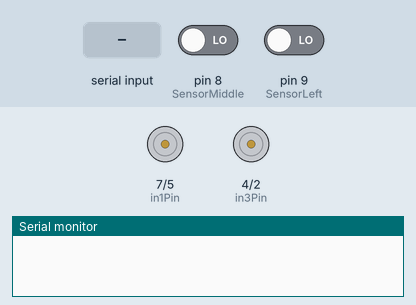
This sketch was run on a simulated Arduino Uno, built with avr-gcc and run on an emulated ATmega328P. Shown: motor-driver pin pairs drawn as motors (green arrow = first pin HIGH = forward, orange = second pin HIGH = backward, longer = more drive, scaled by the enable pin), the last lines printed to the serial monitor. The test bench sets the inputs (shaded band); at power-on: pin 8 (SensorMiddle) LOW, pin 9 (SensorLeft) LOW.

Above: at 1.2 s.
1.3 s: "F" received over the second serial link
At 2.2 s:
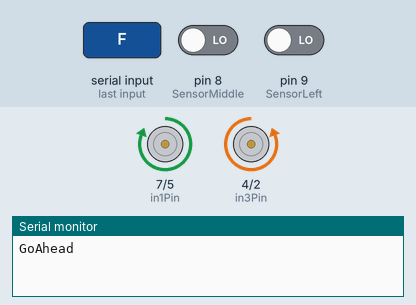
2.8 s: "B" received over the second serial link
At 3.4 s:
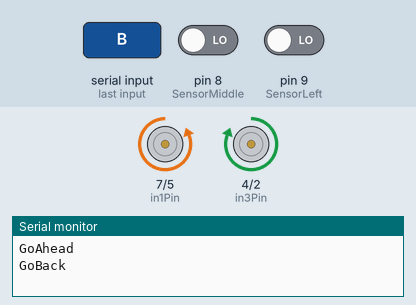
4.3 s: "L" received over the second serial link
At 5.5 s:
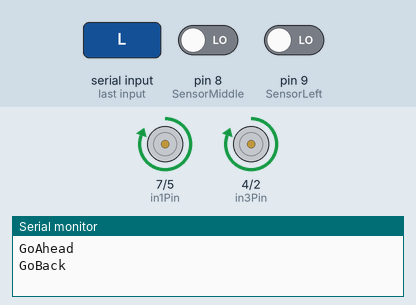
5.8 s: "R" received over the second serial link
At 6.9 s:
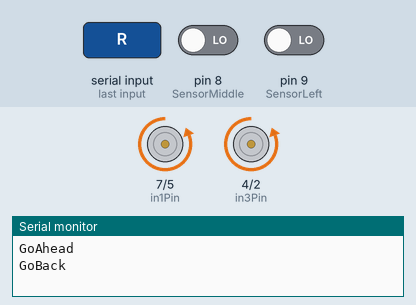
7.3 s: "X" received over the second serial link
At 8.0 s:
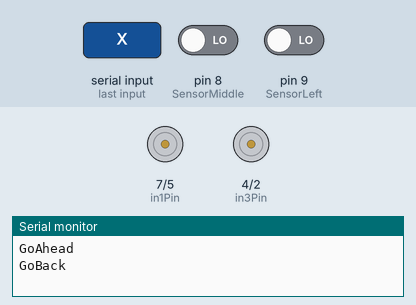
8.8 s: "W" received over the second serial link
At 9.4 s:
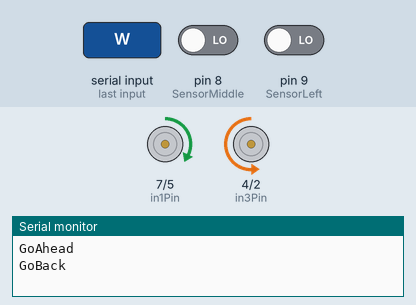
Timing chart, 0 to 11.3 s (numbered marks = the images above; inputs shaded):
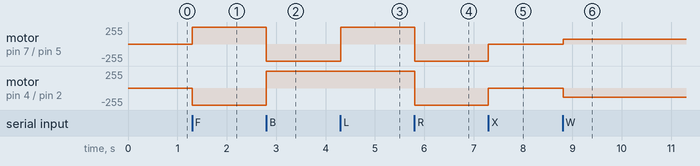

The sketch:

track_line.ino
```cpp
#include <SoftwareSerial.h>
SoftwareSerial hcSerial(10, 11);  // RX11 - TX10
//1-DenDo, 2-DoDen, 3-DoDen, 4-DenDo

// Connect Moto shield L298N to the sensor shield V 5.0
const int enAPin = 6;  // (V5) pin 6 - ENA (L298N)
const int in1Pin = 7;  // (V5) pin 7 - IN1 (L298N)
const int in2Pin = 5;  // (V5) pin 5 - IN2 (L298N)
const int in3Pin = 4;  // (V5) pin 4 - IN3 (L298N)
const int in4Pin = 2;  // (V5) pin 2 - IN4 (L298N)
const int enBPin = 3;  // (V5) pin 3 - ENB (L298N)

const int SensorLeft = 9;    //Left sensor input (A9)
const int SensorMiddle = 8;  //Midd sensor input (A8)
const int SensorRight = 0;   //Right sensor input(A0)
int SL;                      //Status of Left line track sensor
int SM;                      //Status of Midd line track sensor
int SR;                      //Status of Righ line track sensor

bool BluetoothModeOn = true; //Set trang thai dieu khien
bool hideLine = false;

int signal1 = 0;
int signal2 = 0;
int command;          // bien luu trang thai Bluetooth
int speedCar = 255;   // toc do 50 - 255.
int speedTurn = 50;


void setup() {

  pinMode(enAPin, OUTPUT);
  pinMode(in1Pin, OUTPUT);
  pinMode(in2Pin, OUTPUT);
  pinMode(in3Pin, OUTPUT);
  pinMode(in4Pin, OUTPUT);
  pinMode(enBPin, OUTPUT);

  Serial.begin(9600);  //Init Serial port rate set to 9600

  hcSerial.begin(9600);  // software serial Arduino to HC-06 (9600 is default)

  pinMode(SensorLeft, INPUT);
  pinMode(SensorMiddle, INPUT);
  pinMode(SensorRight, INPUT);
}

void goAhead(int speedCarFunc) {
  Serial.println("GoAhead");
  digitalWrite(in1Pin, HIGH);
  digitalWrite(in2Pin, LOW);
  digitalWrite(in3Pin, LOW);
  digitalWrite(in4Pin, HIGH);

  analogWrite(enAPin, speedCarFunc);
  analogWrite(enBPin, speedCarFunc);
}

void goBack(int speedCarFunc) {
  Serial.println("GoBack");
  digitalWrite(in1Pin, LOW);
  digitalWrite(in2Pin, HIGH);
  digitalWrite(in3Pin, HIGH);
  digitalWrite(in4Pin, LOW);

  analogWrite(enAPin, speedCarFunc);
  analogWrite(enBPin, speedCarFunc);
}

void goRight(int speedCarFunc) {
  digitalWrite(in1Pin, LOW);
  digitalWrite(in2Pin, HIGH);
  digitalWrite(in3Pin, LOW);
  digitalWrite(in4Pin, HIGH);

  analogWrite(enAPin, speedCarFunc);
  analogWrite(enBPin, speedCarFunc);
}

void goLeft(int speedCarFunc) {
  digitalWrite(in1Pin, HIGH);
  digitalWrite(in2Pin, LOW);
  digitalWrite(in3Pin, HIGH);
  digitalWrite(in4Pin, LOW);

  analogWrite(enAPin, speedCarFunc);
  analogWrite(enBPin, speedCarFunc);
}


void goAheadRight(int speedCarFunc, int speedTurnFunc) {
  digitalWrite(in1Pin, HIGH);
  digitalWrite(in2Pin, LOW);
  digitalWrite(in3Pin, LOW);
  digitalWrite(in4Pin, HIGH);


  analogWrite(enAPin, speedTurnFunc);  //banh phai quay cham hon
  analogWrite(enBPin, speedCarFunc);
}

void goAheadLeft(int speedCarFunc, int speedTurnFunc) {
  digitalWrite(in1Pin, HIGH);
  digitalWrite(in2Pin, LOW);
  digitalWrite(in3Pin, LOW);
  digitalWrite(in4Pin, HIGH);


  analogWrite(enAPin, speedCarFunc);
  analogWrite(enBPin, speedTurnFunc);  //banh trai quay cham hon
}

void goBackRight(int speedCarFunc, int speedTurnFunc) {
  digitalWrite(in1Pin, LOW);
  digitalWrite(in2Pin, HIGH);
  digitalWrite(in3Pin, HIGH);
  digitalWrite(in4Pin, LOW);

  analogWrite(enAPin, speedTurnFunc);  //banh phai quay cham hon
  analogWrite(enBPin, speedCarFunc);
}

void goBackLeft(int speedCarFunc, int speedTurnFunc) {
  digitalWrite(in1Pin, LOW);
  digitalWrite(in2Pin, HIGH);
  digitalWrite(in3Pin, HIGH);
  digitalWrite(in4Pin, LOW);

  analogWrite(enAPin, speedCarFunc);
  analogWrite(enBPin, speedTurnFunc);  //banh trai quay cham hon
}

void stopRobot() {

  digitalWrite(in1Pin, LOW);
  digitalWrite(in2Pin, LOW);
  digitalWrite(in3Pin, LOW);
  digitalWrite(in4Pin, LOW);
  analogWrite(enAPin, 0);
  analogWrite(enBPin, 0);
}

void loop() {

  if (BluetoothModeOn && hcSerial.available() > 0) {
    speedCar = 255;
    speedTurn = 40;

    command = hcSerial.read();
    stopRobot();  //Initialize with motors stopped.
    hcSerial.println(command);

    switch (command) {
      case 'F': goAhead(speedCar); break;
      case 'B': goBack(speedCar); break;
      case 'L': goLeft(speedCar); break;
      case 'R': goRight(speedCar); break;
      case 'I': goAheadRight(speedCar,speedTurn); break;
      case 'G': goAheadLeft(speedCar,speedTurn); break;
      case 'J': goBackRight(speedCar,speedTurn); break;
      case 'H': goBackLeft(speedCar,speedTurn); break;
      case 'X': BluetoothModeOn = false;break;
      case 'W': hideLine = true;break;
      case 'w': hideLine = false;break;
    }
  } else if (!BluetoothModeOn) {
    speedCar = 160;
    speedTurn = 70;

    if (hcSerial.available() > 0) {
      char inputRemote = hcSerial.read();
      if(inputRemote == 'x'){
        BluetoothModeOn = true;
      }
      else if(inputRemote == 'w'){
        hideLine = false;
      }
      else if(inputRemote == 'W'){
        hideLine = true;
      }
    } else {
      // // 1 black, 0 other
      SL = digitalRead(SensorLeft);
      SM = digitalRead(SensorMiddle);
      SR = digitalRead(SensorRight);

      if (SM != 0 && SL == 0 && SR == 0) {
        goAhead(speedCar-10);
        delay(20);
      } else if (SM != 0 && SL != 0 && SR == 0) {
        goAheadLeft(speedCar,speedTurn);
        delay(20);
      } else if (SM == 0 && SL != 0 && SR == 0) {
        goLeft(speedCar);
        delay(20);
      } else if (SM != 0 && SL == 0 && SR != 0) {
        goAheadRight(speedCar,speedTurn);
        delay(20);
      } else if (SM == 0 && SL == 0 && SR != 0) {
        goRight(speedCar);
        delay(20);
      } else if (SM == 0 && SL == 0 && SR == 0) {
        if(hideLine == true){
          goAheadRight(speedCar-20,speedTurn);
        }else{
          stopRobot();
        }
        delay(20);
      }
    }
  }

  if (Serial.available()) {
    delay(10);  // The DELAY!
    hcSerial.write(Serial.read());
  }
}
```

Measured:
- after the input at 1.3 s, motor on pin 7 (in1Pin) / pin 5 (in2Pin): stopped → forward 255/255 at once; motor on pin 4 (in3Pin) / pin 2 (in4Pin): stopped → backward 255/255 at once
- after the input at 2.8 s, motor on pin 7 (in1Pin) / pin 5 (in2Pin): forward 255/255 → backward 255/255 at once; motor on pin 4 (in3Pin) / pin 2 (in4Pin): backward 255/255 → forward 255/255 at once
- after the input at 4.3 s, motor on pin 7 (in1Pin) / pin 5 (in2Pin): backward 255/255 → forward 255/255 at once
- after the input at 5.8 s, motor on pin 7 (in1Pin) / pin 5 (in2Pin), motor on pin 4 (in3Pin) / pin 2 (in4Pin): forward 255/255 → backward 255/255 at once
- after the input at 7.3 s, motor on pin 7 (in1Pin) / pin 5 (in2Pin), motor on pin 4 (in3Pin) / pin 2 (in4Pin): backward 255/255 → stopped at once
- after the input at 8.8 s, motor on pin 7 (in1Pin) / pin 5 (in2Pin): stopped → forward 70/255 at once; motor on pin 4 (in3Pin) / pin 2 (in4Pin): stopped → backward 140/255 at once
